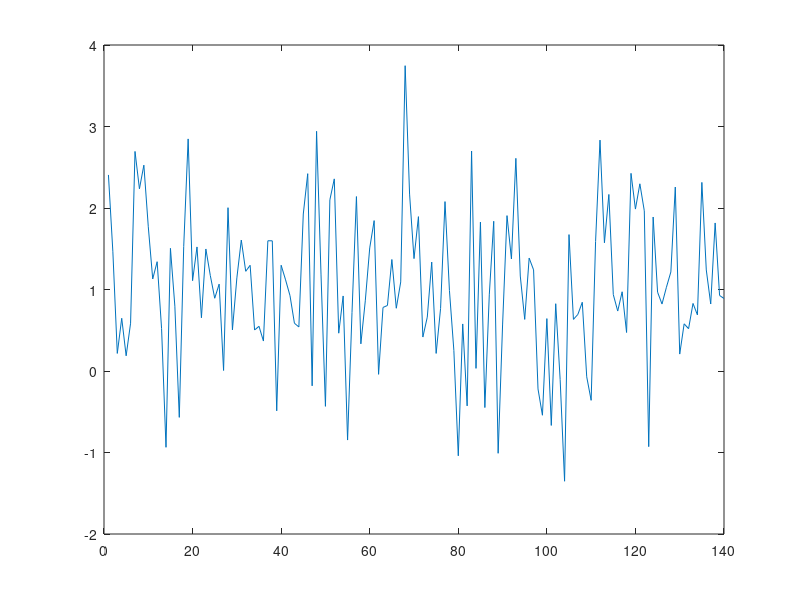

Write MATLAB code to recreate this figure.

clear all; close all; clc;

r = normrnd(1,3,[1 100]);
plot(r)


r = normrnd(1,1,[1 140]);
plot(r)

% aggiungo frase
% Frase di Marcello
